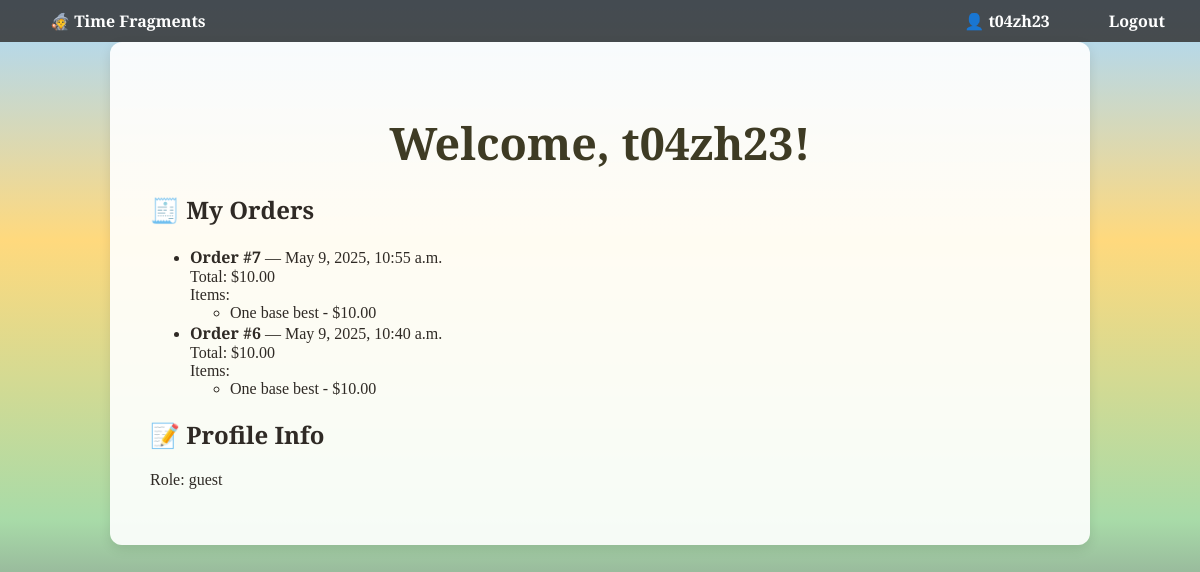
Screenshot of /profile/ (signed in) with the database file from the repository.
### timeslice_app/models.py (models this page shows, shortened)
class Order(models.Model):
    user = models.ForeignKey(User, on_delete=models.CASCADE)
    timeslices = models.ManyToManyField(TimeSlice)
    order_date = models.DateTimeField(auto_now_add=True)
    total_price = models.DecimalField(max_digits=8, decimal_places=2, blank=True, null=True)

class TimeSlice(models.Model):
    title = models.CharField(max_length=255)
    description = models.TextField()
    historical_date = models.DateField()
    location = models.CharField(max_length=255)
    category = models.CharField(max_length=100)
    price = models.DecimalField(max_digits=6, decimal_places=2)
    image_url = models.URLField(blank=True)

class UserProfile(models.Model):
    ROLE_CHOICES = (
        ('guest', 'Guest'),
        ('user', 'User'),
        ('admin', 'Admin'),
    )
    user = models.OneToOneField(User, on_delete=models.CASCADE)
    role = models.CharField(max_length=10, choices=ROLE_CHOICES, default='guest')
    avatar = models.ImageField(upload_to='avatars/', blank=True, null=True)

### timeslice_app/views.py (the view)
# urls.py: path('profile/', views.user_profile, name='user_profile'),
@login_required
def user_profile(request):
    profile, _ = UserProfile.objects.get_or_create(user=request.user)
    orders = Order.objects.filter(user=request.user).order_by('-order_date')
    return render(request, 'timeslice_app/profile.html', {
        'profile': profile,
        'orders': orders
    })

### timeslice_app/templates/timeslice_app/profile.html (shortened to what this page needs)
{% extends 'timeslice_app/base.html' %}
{% block content %}
<h1>Welcome, {{ user.username }}!</h1>
<h2>🧾 My Orders</h2>
<ul>
  {% for order in orders %}
    <li>
      <strong>Order #{{ order.id }}</strong> — {{ order.order_date }}<br>
      Total: ${{ order.total_price }}<br>
      Items:
      <ul>
        {% for ts in order.timeslices.all %}
          <li>{{ ts.title }} - ${{ ts.price }}</li>
        {% endfor %}
      </ul>
    </li>
  {% empty %}
    <li>No purchase history yet.</li>
  {% endfor %}
</ul>
<h2>📝 Profile Info</h2>
<p>Role: {{ profile.role }}</p>
{% endblock %}

### timeslice_app/templates/timeslice_app/base.html (shortened to what this page needs)
<!DOCTYPE html>
<html lang="en">
<head>
</head>
<body>
<nav>
  <div>
    <a href="{% url 'home' %}"><strong>🧙 Time Fragments</strong></a>
  </div>
  <div>
    {% if user.is_authenticated %}
      <a href="{% url 'user_profile' %}" style="margin-right: 10px;">👤 {{ user.username }}</a>
      <a href="{% url 'logout' %}">Logout</a>
    {% else %}
      <a href="{% url 'login' %}">Login</a>
      <a href="{% url 'register' %}">Register</a>
    {% endif %}
  </div>
</nav>
<div class="container">
  {% block content %}
  {% endblock %}
</div>
</body>
</html>

### timeslice_app/templates/timeslice_app/base.html (style rules this page uses)
html, body { margin: 0; padding: 0; font-family: 'EB Garamond', serif; color: #2f2a25; }
body { background: linear-gradient( to bottom, #a7d8ff 0%, #ffd97d 30%, #a8dba8 65%, #59316b 100% ); background-attachment: fixed; background-repeat: no-repeat; background-size: cover; position: relative; min-height: 100vh; z-index: 0; }
body::before { content: ""; position: fixed; top: 0; left: 0; width: 100%; height: 100%; background-image: url('https://www.transparenttextures.com/patterns/stardust.png'), url('https://www.transparenttextures.com/patterns/watercolor.png'), url('https://www.transparenttextures.com/patterns/green-fibers.png'), url('https://www.transparenttextures.com/patterns/dark-mosaic.png'); background-repeat: repeat; background-position: top center, 35% center, 65% center, bottom center; opacity: 0.2; z-index: -1; pointer-events: none; }
nav { background-color: rgba(51, 51, 51, 0.85); padding: 10px 20px; color: white; display: flex; justify-content: space-between; align-items: center; }
nav a { color: white; margin-left: 15px; text-decoration: none; font-weight: bold; padding: 8px 15px; border-radius: 5px; transition: background-color 0.3s, color 0.3s; }
.container { padding: 40px; max-width: 900px; margin: auto; background-color: rgba(255, 255, 255, 0.9); border-radius: 12px; box-shadow: 0 4px 12px rgba(0, 0, 0, 0.1); }
h1 { text-align: center; font-size: 2.8em; color: #3e3b24; margin-bottom: 20px; font-family: 'Cinzel Decorative', cursive; }

### rows the page displays
Order: id "7", order_date "May 9, 2025, 10:55 a.m.", total_price "10.00"
TimeSlice: title "One base best", price "10.00"
Order: id "6", order_date "May 9, 2025, 10:40 a.m.", total_price "10.00"
UserProfile: role "guest"

### other values shown
{{ user.username }} "t04zh23"
